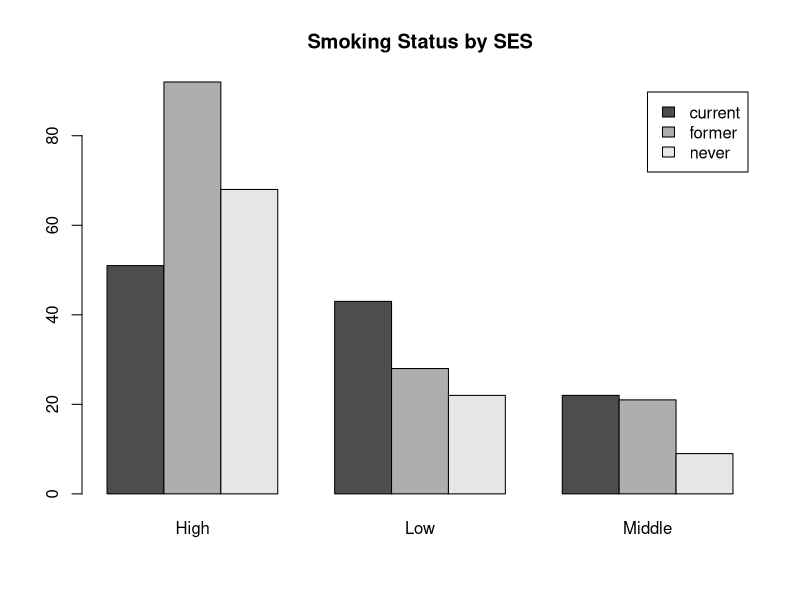
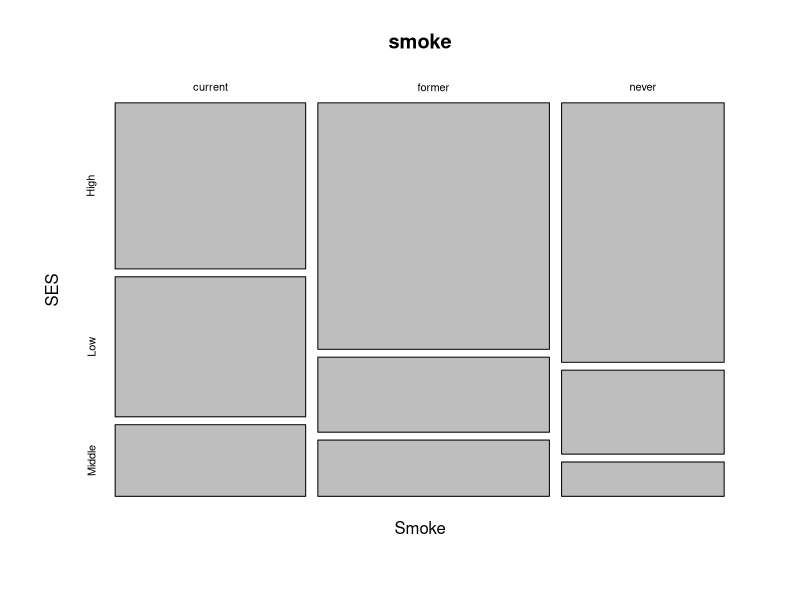

Source code (R) for these figures, in order:
setwd("~/work/r")
# INFO: see http://www.cyclismo.org/tutorial/R/tables.html
smokerData <- read.csv(file='smoker.csv',sep=',',header=T)
summary(smokerData)
smoke <- table(smokerData) # first and second column determine labels
smoke
barplot(smoke,legend=T,beside=T,main='Smoking Status by SES')
plot(smoke)
margin.table(smoke,2)
prop.table(smoke) # proportions
prop.table(smoke,1) # proportions, given row name as being occured
prop.table(smoke,2) # proportions, given col name as being occured
summary(smoke)
as.array(smoke)
# calculations: (t = transpose %*% = mat mult)
expected <- as.array(margin.table(smoke,1)) %*% t(as.array(margin.table(smoke,2))) / margin.table(smoke)
chi <- sum((expected - as.array(smoke))^2/expected)
1-pchisq(chi,df=4)

